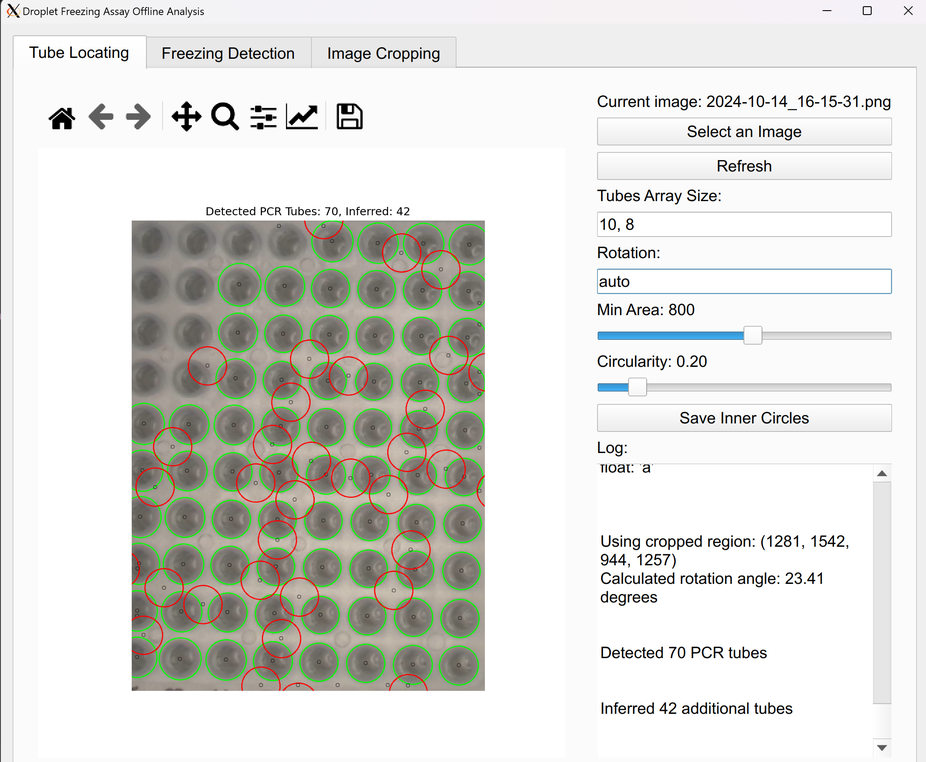
#> input picture usage/pca_fail.png, 926 x 762 px, shrunk from 2095 x 1724 before the run
$ python -i tube_detection.py   (imports and definitions only)
#> lines starting #> are read from the running program, lines starting #| are printed output that depends on the picture; after the words box and inside, x2 and y2 are one past the last pixel; in counts of white or black regions, pixels touching at a corner belong together
import cv2
import numpy as np
import matplotlib.pyplot as plt
from scipy import ndimage
from ipywidgets import interact, interactive, fixed, IntSlider, FloatSlider, Text

def locate_pcr_tubes(image, min_area=100, circularity_threshold=0.2):
    """
    Locates PCR tubes in an image based on contour detection and circularity.

    Args:
        image (str or numpy.ndarray): Path to the image file or a numpy array representing the image.
        min_area (int): Minimum area threshold for detecting contours.
        circularity_threshold (float): Circularity threshold to filter contours.

    Returns:
        list: A list of dictionaries containing the center coordinates ('x', 'y') and radius ('radius') of detected PCR tubes.
        numpy.ndarray: The processed image as a numpy array.
    """
#> called with image = 'usage/pca_fail.png', min_area = 100, circularity_threshold = 0.2
    if isinstance(image, str):
        img = cv2.imread(image)
#> img is the input picture: shape (762, 926, 3); mean B, G, R 215.5, 219.9, 219.4
    else:
        img = image
    gray = cv2.cvtColor(img, cv2.COLOR_BGR2GRAY)
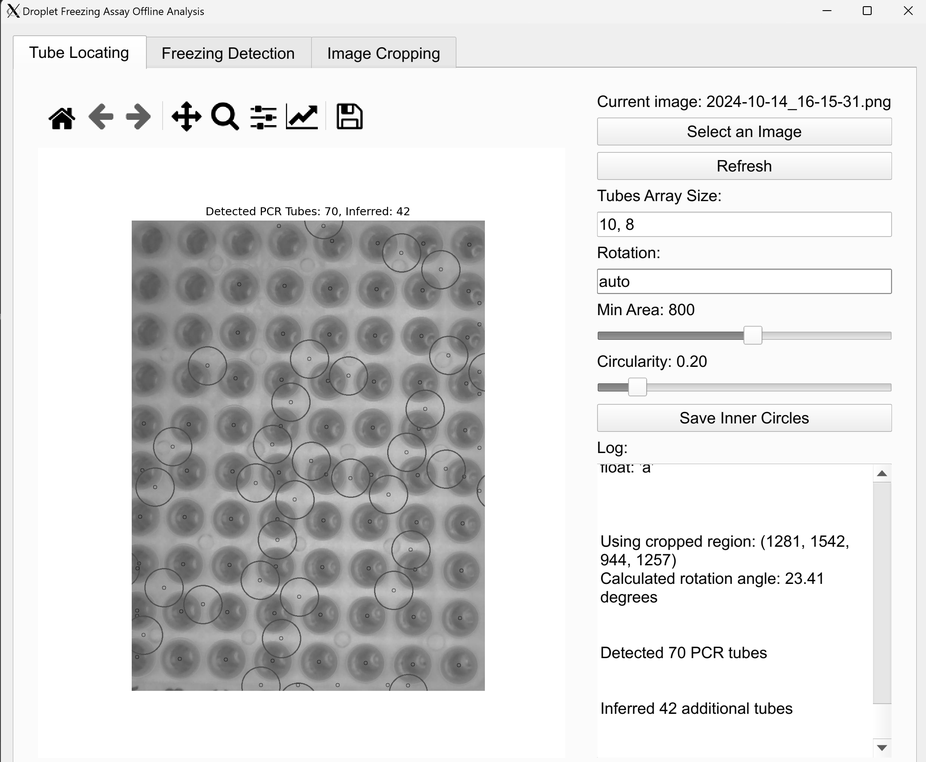
#> gray: shape (762, 926); min 0, max 255, mean 219.3
    blurred = cv2.GaussianBlur(gray, (5, 5), 0)
    _, thresh = cv2.threshold(blurred, 0, 255, cv2.THRESH_BINARY_INV + cv2.THRESH_OTSU)
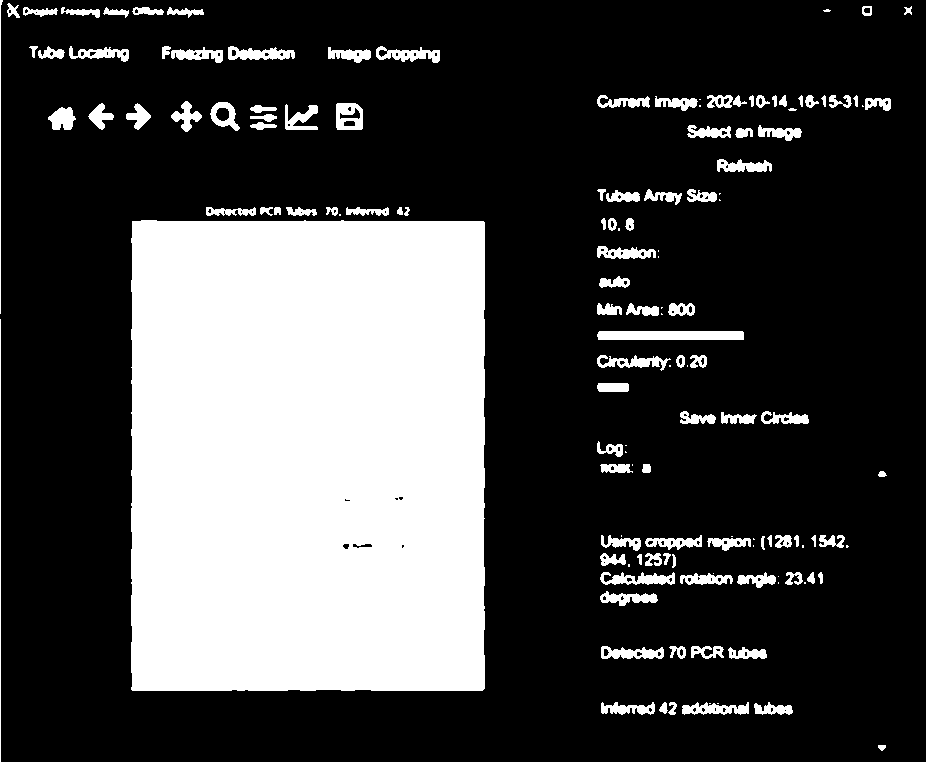
#> thresh: shape (762, 926); 27.1% white; 141 white regions (30 under 20 px)
    contours, _ = cv2.findContours(thresh, cv2.RETR_EXTERNAL, cv2.CHAIN_APPROX_SIMPLE)
#> contours = 141 contours, 33 with area under 20; largest, box (x1, y1, x2, y2) and area: (131, 220, 485, 691) 165034, (597, 331, 744, 340) 1162, (336, 103, 363, 130) 654, (228, 46, 295, 60) 563, (376, 46, 440, 63) 546

    pcr_tubes = []
    for contour in contours:
        area = cv2.contourArea(contour)
        perimeter = max(cv2.arcLength(contour, True), 0.1)
        circularity = 4 * np.pi * area / (perimeter * perimeter)

        if area > min_area and circularity > circularity_threshold:
            (x, y), radius = cv2.minEnclosingCircle(contour)
            center = (int(x), int(y))
            radius = int(radius)
            pcr_tubes.append({"x": center[0], "y": center[1], "radius": radius})
#> this loop made 141 passes
#> (area, perimeter, circularity, x, y, radius, center) on passes 11, 12, 13, 22, 29, 34, 40, 48, 51, 55, 58, 66: (113.5, 69.7, 0.294, 676.5, 652, 9, (676, 652)), (512.5, 175.1, 0.21, 631.9, 652, 31, (631, 652)), (422.5, 160.6, 0.206, 628.5, 598, 28, (628, 598)), (284.5, 119.2, 0.252, 756, 579.5, 19, (756, 579)), (178.5, 85.84, 0.304, 612.5, 559.5, 12, (612, 559)), (301.5, 134.3, 0.21, 728.6, 542.5, 21, (728, 542)), (143.5, 64.53, 0.433, 782.5, 541, 9, (782, 541)), (203, 89.6, 0.318, 616, 468.5, 16, (616, 468)), (176, 92.77, 0.257, 609.7, 448.1, 13, (609, 448)), (242.5, 75.07, 0.541, 612.6, 387, 15, (612, 387)), (133, 75.6, 0.292, 698, 361.5, 9, (698, 361)), (213.5, 105.5, 0.241, 642, 310.5, 16, (642, 310))
#> (area, perimeter, circularity, x, y, radius) on passes 4, 9, 65, 104, 106, 108: (272, 116.6, 0.252, 773, 708, 19), (273.5, 115.5, 0.258, 747, 653, 19), (252, 80.43, 0.49, 681, 309, 13), (654.5, 98.73, 0.844, 349, 116, 17), (294.5, 91.15, 0.445, 101, 116, 13), (354.5, 129.4, 0.266, 186, 116, 15)
#> after the loop, pcr_tubes = 38 items

    return pcr_tubes, img


def _wrap_half_pi(angle):
    return (angle + np.pi / 2) % np.pi - np.pi / 2


def _pairwise_distances(coords):
    deltas = coords[:, None, :] - coords[None, :, :]
    return np.linalg.norm(deltas, axis=2)


# [409 lines left out: functions _nearest_neighbor_vectors, _estimate_grid_axes, _estimate_axis_spacing, _estimate_lattice_offset, _select_grid_window, calculate_rotation_angle and 4 more, not called in this run]

# [14 lines of commented-out code are left out]

>>> result = locate_pcr_tubes('usage/pca_fail.png')
